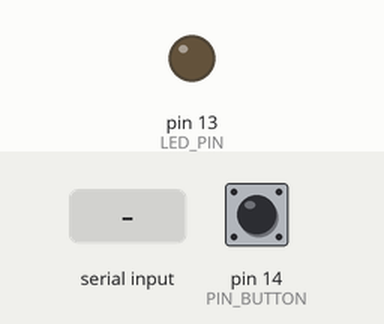
Bench run of a sketch on a simulated Arduino Uno, built with avr-gcc and run on an emulated ATmega328P. On the bench: output pins drawn as LEDs (lit = HIGH). The inputs (shaded band) are chosen by the test bench; at power-on: pin 14 (PIN_BUTTON) LOW.

Above: at 1.2 s.
1.3 s: "ILLUMINATE" received over Serial
At 3.6 s:
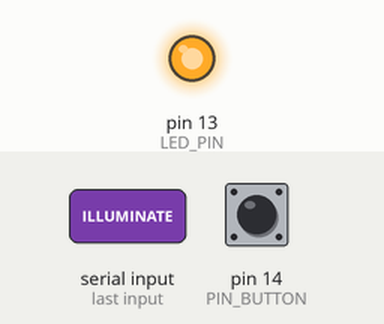
5.4 s: "EXTINGUISH" received over Serial
At 6.7 s:
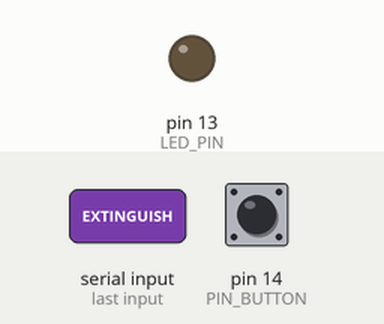
Timing chart, 0 to 8.4 s (numbered marks = the images above; inputs shaded):
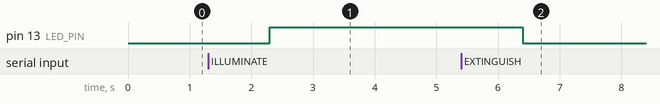

The sketch:

tutorial.ino
```cpp
// extract-code adapter-s14
#define BAUD 115200

#define LED_PIN 13
#define PIN_BUTTON 14


void setup() {
  Serial.begin(BAUD);
  pinMode(LED_PIN, OUTPUT);
  pinMode(PIN_BUTTON, INPUT);
}

boolean isLow = true;

long waitTime = 0;

void loop() {
  // check for message from java
  if (Serial.available() >= 10) {
    String message = Serial.readString();
    if (message.indexOf("ILLUMINATE") != -1) {
      digitalWrite(LED_PIN, HIGH);
    }
    if (message.indexOf("EXTINGUISH") != -1) {
      digitalWrite(LED_PIN, LOW);
    }
  }

  if (waitTime < millis()) {
    if (isLow && digitalRead(PIN_BUTTON) == HIGH) {
      isLow = false;
      Serial.println("BUTTON");
      waitTime = millis() + 300; // Debouncing
    }
    if (digitalRead(PIN_BUTTON) == LOW) {
      isLow = true;
    }

  }

}
// extract-code end adapter-s14
```

Measured:
- after the input at 1.3 s, pin 13 (LED_PIN): LOW → HIGH after 1.0 s
- after the input at 5.4 s, pin 13 (LED_PIN): HIGH → LOW after 1.0 s
